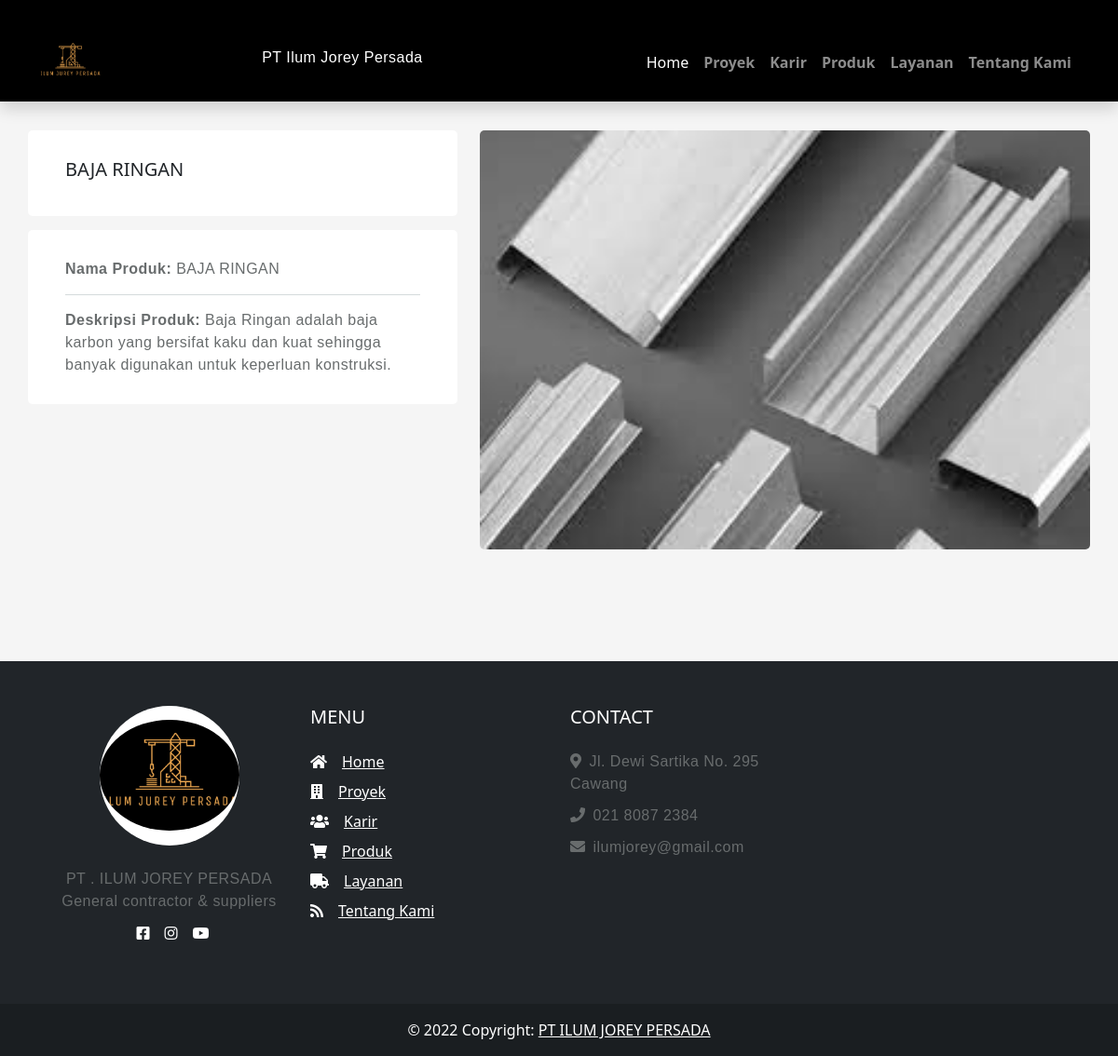
/detailproduk.php?ID_Produk=1, run on the app's committed database.
### tables this page shows
CREATE TABLE `produk` (
  `ID_Produk` int(3) NOT NULL,
  `Nama_Produk` text NOT NULL,
  `Deskripsi_Produk` text NOT NULL,
  `gambar` varchar(255) NOT NULL
);

### detailproduk.php (the view, shortened to what this page needs)
<!DOCTYPE html>
<lang="en">
  <head>
    <link href="https://cdn.jsdelivr.net/npm/bootstrap@5.0.2/dist/css/bootstrap.min.css" rel="stylesheet" />
    <link rel="stylesheet" href="https://cdn.jsdelivr.net/npm/bootstrap-icons@1.8.3/font/bootstrap-icons.css">
    <link rel="stylesheet" href="style.css">
  </head>
  <nav class="navbar navbar-expand-lg navbar-dark shadow fixed-top" style="background-color: #000000;">
    <div class="container" style=" margin-bottom: -2%">
      <a class="navbar-brand" style="width:20%" href="#"> <img class="anjay" src="image/logo.jpeg" style="width:30%; padding:12% 0% ">
      </a>
      <p class="text-white">PT Ilum Jorey Persada</p>
      <div class="collapse navbar-collapse" id="navbarNav">
        <ul class="navbar-nav ms-auto">
          <li class="nav-item">
            <a class="nav-link active" aria-current="page" href="index.php#">Home</a>
          </li>
          <li class="nav-item">
            <a class="fw-bold nav-link" href="index.php#Proyek">Proyek</a>
          </li>
          <li class="nav-item">
            <a class="fw-bold nav-link" href="index.php#Karir">Karir</a>
          </li>
          <li class="nav-item">
            <a class="fw-bold nav-link" href="index.php#Produk">Produk</a>
          </li>
          <li class="nav-item">
            <a class="fw-bold nav-link" href="index.php#Layanan">Layanan</a>
          </li>
          <li class="nav-item">
            <a class="fw-bold nav-link" href="index.php#About">Tentang Kami</a>
          </li>
        </ul>
      </div>
    </div>
  </nav>
  <link rel="stylesheet" href="style2.css">
  <link rel="stylesheet" href="https://cdnjs.cloudflare.com/ajax/libs/font-awesome/5.12.1/css/all.min.css" />
  <?php
  include "config.php";
  $ID_Produk = $_GET['ID_Produk'];
  $data = mysqli_query($sambungin, "SELECT * FROM produk where ID_Produk='$ID_Produk'");
  $d = mysqli_fetch_array($data);
  ?>
  <div class="container" style="padding:10% 0%">
    <div class="row">
      <div class="col-md-5">
        <div class="project-info-box mt-0">
          <h5><?php echo $d['Nama_Produk'] ?></h5>
        </div>
        <div class="project-info-box">
          <p><b>Nama Produk:</b> <?php echo $d['Nama_Produk'] ?></p>
          <p><b>Deskripsi Produk:</b> <?php echo $d['Deskripsi_Produk'] ?></p>
        </div>
      </div>
      <div class="col-md-7">
        <img src="admin/upload/<?php echo $d['gambar']; ?>" alt="project-image" class="rounded">
      </div>
    </div>
  </div>
  <footer class="bg-dark text-center text-lg-start text-white">
    <div class="container p-4">
      <div class="row my-4">
        <div class="col-lg-3 col-md-6 mb-4 mb-md-0">
          <div class="rounded-circle bg-white shadow-1-strong d-flex align-items-center justify-content-center mb-4 mx-auto" style="width: 150px; height: 150px;">
            <img src="image/logo.jpeg" alt="ilum" width="200" class="rounded-circle">
          </div>
          <p class="text-center">PT . ILUM JOREY PERSADA General contractor & suppliers</p>
          <ul class="list-unstyled d-flex flex-row justify-content-center">
            <li>
              <a class="text-white px-2" href="#!">
                <i class="fab fa-facebook-square"></i>
              </a>
            </li>
            <li>
              <a class="text-white px-2" href="#!">
                <i class="fab fa-instagram"></i>
              </a>
            </li>
            <li>
              <a class="text-white ps-2" href="#!">
                <i class="fab fa-youtube"></i>
              </a>
            </li>
          </ul>
        </div>
        <div class="col-lg-3 col-md-6 mb-4 mb-md-0">
          <h5 class="text-uppercase mb-4">Menu</h5>
          <ul class="list-unstyled">
            <li class="mb-2">
              <a href="#" class="text-white"><i class="fas fa-home pe-3"></i>Home</a>
            </li>
            <li class="mb-2">
              <a href="#Proyek" class="text-white"><i class="fas fa-building pe-3"></i>Proyek</a>
            </li>
            <li class="mb-2">
              <a href="#Karir" class="text-white"><i class="fas fa-users pe-3"></i>Karir</a>
            </li>
            <li class="mb-2">
              <a href="#Produk" class="text-white"><i class="fas fa-shopping-cart pe-3"></i>Produk</a>
            </li>
            <li class="mb-2">
              <a href="#Layanan" class="text-white"><i class="fas fa-truck pe-3"></i>Layanan</a>
            </li>
            <li class="mb-2">
              <a href="#About" class="text-white"><i class="fas fa-rss pe-3"></i>Tentang Kami</a>
            </li>
          </ul>
        </div>
        <div class="col-lg-3 col-md-6 mb-4 mb-md-0">
          <h5 class="text-uppercase mb-4">Contact</h5>
          <ul class="list-unstyled">
            <li>
              <p><i class="fas fa-map-marker-alt pe-2"></i>Jl. Dewi Sartika No. 295 Cawang</p>
            </li>
            <li>
              <p><i class="fas fa-phone pe-2"></i>021 8087 2384</p>
            </li>
            <li>
              <p><i class="fas fa-envelope pe-2 mb-0"></i>ilumjorey@gmail.com</p>
            </li>
          </ul>
        </div>
      </div>
    </div>
    <div class="text-center p-3" style="background-color: rgba(0, 0, 0, 0.2)">
      © 2022 Copyright:
      <a class="text-white">PT ILUM JOREY PERSADA</a>
    </div>
  </footer>
  </body>
  </html>

### style2.css (style rules this page uses)
.project-info-box { margin: 15px 0; background-color: #fff; padding: 30px 40px; border-radius: 5px; }
.project-info-box p { margin-bottom: 15px; padding-bottom: 15px; border-bottom: 1px solid #d5dadb; }
.project-info-box p:last-child { margin-bottom: 0; padding-bottom: 0; border-bottom: none; }
img { width: 100%; max-width: 100%; height: auto; -webkit-backface-visibility: hidden; }
.rounded { border-radius: 5px !important; }
.mb-0 { margin-bottom: 0 !important; }
p { font-family: "Barlow", sans-serif !important; font-weight: 300; font-size: 1rem; color: #686c6d; letter-spacing: 0.03rem; margin-bottom: 10px; }
b, strong { font-weight: 700 !important; }

### data on the page
produk: Nama_Produk "BAJA RINGAN", Deskripsi_Produk "Baja Ringan adalah baja karbon yang bersifat kaku dan kuat sehingga banyak digunakan untuk keperluan konstruksi.", gambar (picture)
